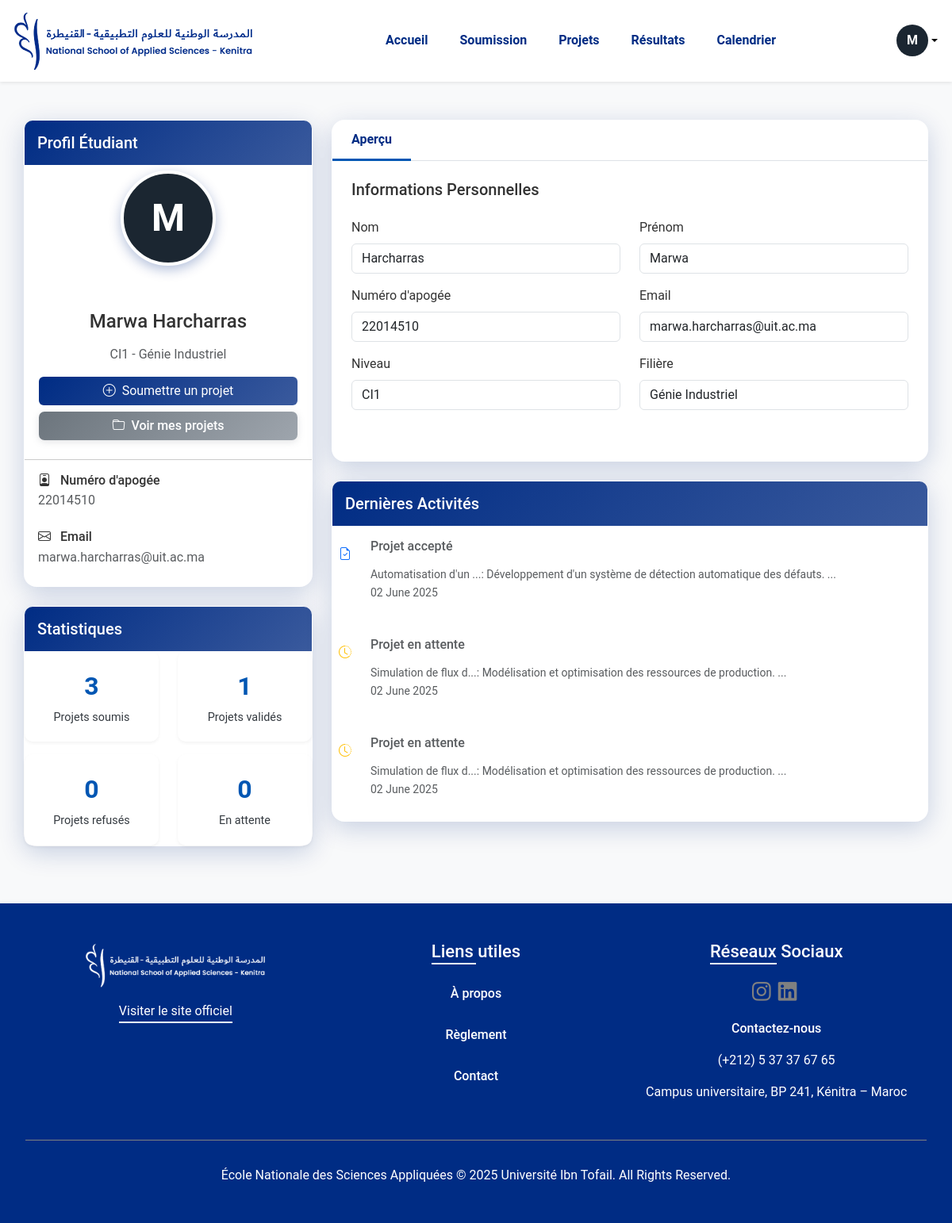
Page /student/profil_vf/profil.php (signed in) on the committed database.
### tables this page shows
CREATE TABLE `student` (
  `APOGEE` int(11) NOT NULL,
  `NOM` varchar(50) DEFAULT NULL,
  `PRENOM` varchar(50) DEFAULT NULL,
  `EMAIL_INST` varchar(100) DEFAULT NULL,
  `PASSWRD` varchar(255) DEFAULT NULL,
  `FILIERE` varchar(50) DEFAULT NULL,
  `NIV` varchar(20) DEFAULT NULL,
  `AVATAR` varchar(255) DEFAULT NULL,
  `IMG` varchar(255) DEFAULT NULL,
  `GOOGLE_ID` varchar(255) DEFAULT NULL
);

CREATE TABLE `project` (
  `ID_PROJECT` int(11) NOT NULL,
  `NOM` varchar(100) DEFAULT NULL,
  `DESCRIPTION` text DEFAULT NULL,
  `TYPE` varchar(50) DEFAULT NULL,
  `CATEGORIE` varchar(100) DEFAULT NULL,
  `FICHIER` varchar(255) DEFAULT NULL,
  `FILE1` varchar(255) DEFAULT NULL,
  `FILE2` varchar(255) DEFAULT NULL,
  `FILE3` varchar(255) DEFAULT NULL,
  `AIMER` int(11) DEFAULT NULL,
  `CLAP` int(11) DEFAULT NULL,
  `SUPPORT` int(11) DEFAULT NULL,
  `NOTE` decimal(4,2) DEFAULT NULL,
  `STATUT_STU` varchar(50) DEFAULT NULL,
  `COMENTS` text DEFAULT NULL,
  `IMG` varchar(255) DEFAULT NULL,
  `ID_PROF` int(11) DEFAULT NULL,
  `APOGEE` int(11) DEFAULT NULL,
  `DATE_DEP` date DEFAULT NULL,
  `SEMESTRE` varchar(100) DEFAULT NULL,
  `TECHNOLOGIE` varchar(500) DEFAULT NULL,
  `etat` varchar(120) DEFAULT NULL,
  `STATUT` varchar(100) DEFAULT NULL
);

### student/profil_vf/profil.php (the view, shortened to what the rows shown need)
<?php
require_once('../connexion_folder_vf/db_config.php');
$apogee = $_SESSION['APOGEE'];
try {
    $query = "SELECT * FROM student WHERE APOGEE = ?";
    $stmt = $conn->prepare($query);
    $stmt->execute([$apogee]);
    $student = $stmt->fetch();
} catch (PDOException $e) {
    error_log("Erreur de base de données: " . $e->getMessage());
    die("Une erreur est survenue lors de la récupération des données.");
} catch (Exception $e) {
    die($e->getMessage());
}
$avatar_color = $_SESSION['AVATAR_COLOR'] ?? '#1B2631';
$avatar_char = $student['AVATAR'] ?? substr($student['PRENOM'], 0, 1);
?>
<!DOCTYPE html>
<html lang="fr">
<head>
    <link rel="stylesheet" href="https://cdn.jsdelivr.net/npm/bootstrap@5.3.3/dist/css/bootstrap.min.css">
    <link rel="stylesheet" href="https://cdn.jsdelivr.net/npm/bootstrap-icons@1.11.3/font/bootstrap-icons.min.css">
    <link rel="stylesheet" href="https://cdnjs.cloudflare.com/ajax/libs/font-awesome/6.5.0/css/all.min.css">
    <link rel="stylesheet" href="style.css">
</head>
<body>
    <header class="header-wrapper bg-white shadow-sm">
        <nav class="navbar navbar-expand-lg navbar-light container">
            <div class="d-flex align-items-center gap-3 links_container">
                <div class="dropdown">
                    <a href="#" class="d-flex align-items-center text-black text-decoration-none dropdown-toggle" id="dropdownUser" data-bs-toggle="dropdown" aria-expanded="false">
                            <div class="avatar-circle" style="background-color: <?php echo htmlspecialchars($avatar_color); ?>; width:40px; height: 40px;">
                                <?php echo htmlspecialchars($avatar_char); ?>
                            </div>
                    </a>
                </div>
            </div>
        </nav>
    </header>
    <?php
function limitChars($string, $limit, $suffix = '...') {
    if (strlen($string) > $limit) {
        return substr($string, 0, $limit) . $suffix;
    }
    return $string;
}
?>
    <section class="py-5">
        <div class="container">
            <div class="row">
                <div class="col-lg-4 mb-4 mb-lg-0">
                    <div class="ensa-card mb-4">
                        <div class="card-body text-center">
                            <div class="text-center mb-3">
                                <div class="profile-img-container position-relative mb-5" style="margin-bottom: 70px;">
                                        <div class="avatar-circle profile-img mb-2 big_profile_img" style="background-color: <?php echo htmlspecialchars($avatar_color); ?>; width:120px; height:120px; font-size:48px; line-height:120px;">
                                            <?php echo htmlspecialchars($avatar_char); ?>
                                        </div>
                                </div>
                            </div>
                            <h4 class="mb-1"><?php echo htmlspecialchars($student['PRENOM'] . ' ' . $student['NOM']); ?></h4>
                            <p class="text-muted mb-3"><?php echo htmlspecialchars($student['NIV']); ?> - <?php echo htmlspecialchars($student['FILIERE']); ?></p>
                            <div class="buttons_container d-grid gap-2 mb-4">
                                <a href="../soumission_folder_vf/soumission.php" class="btn ensa-btn-primary">
                                </a>
                                <a href="../projets_historique_folder_vf_projets/projets.php" class="btn ensa-btn-secondary">
                                </a>
                            </div>
                            <hr>
                            <div class="info_container row text-start">
                                <div class="col-12 mb-4">
                                    <h6 class="mb-1">
                                        <i class="bi bi-person-badge me-2"></i>
                                        Numéro d'apogée
                                    </h6>
                                    <span class="text-muted"><?php echo htmlspecialchars($student['APOGEE']); ?></span>
                                </div>
                                <div class="col-12 mb-4">
                                    <h6 class="mb-1">
                                        <i class="bi bi-envelope me-2"></i>
                                        Email
                                    </h6>
                                    <span class="text-muted"><?php echo htmlspecialchars($student['EMAIL_INST']); ?></span>
                                </div>
                            </div>
                        </div>
                    </div>
                </div>
                <div class="col-lg-8">
                    <div class="ensa-card mb-4">
                        <div class="card-body p-0">
                            <div class="tab-content p-4" id="profileTabContent">
                                <div class="tab-pane fade show active" id="overview-tab-pane" role="tabpanel" aria-labelledby="overview-tab" tabindex="0">
                                    <div class="row mb-4">
                                        <div class="col-md-6 mb-3">
                                            <label class="form-label">Nom</label>
                                            <input type="text" class="form-control" value="<?php echo htmlspecialchars($student['NOM']); ?>" readonly>
                                        </div>
                                        <div class="col-md-6 mb-3">
                                            <label class="form-label">Prénom</label>
                                            <input type="text" class="form-control" value="<?php echo htmlspecialchars($student['PRENOM']); ?>" readonly>
                                        </div>
                                        <div class="col-md-6 mb-3">
                                            <label class="form-label">Numéro d'apogée</label>
                                            <input type="text" class="form-control" value="<?php echo htmlspecialchars($student['APOGEE']); ?>" readonly>
                                        </div>
                                        <div class="col-md-6 mb-3">
                                            <label class="form-label">Email</label>
                                            <input type="email" class="form-control" value="<?php echo htmlspecialchars($student['EMAIL_INST']); ?>" readonly>
                                        </div>
                                        <div class="col-md-6 mb-3">
                                            <label class="form-label">Niveau</label>
                                            <input type="text" class="form-control" value="<?php echo htmlspecialchars($student['NIV']); ?>" readonly>
                                        </div>
                                        <div class="col-md-6 mb-3">
                                            <label class="form-label">Filière</label>
                                            <input type="text" class="form-control" value="<?php echo htmlspecialchars($student['FILIERE']); ?>" readonly>
                                        </div>
                                    </div>
                                </div>
                            </div>
                        </div>
                    </div>
                    <div class="ensa-card">
                        <div class="card-body">
                            <div class="list-group list-group-flush">
                                <?php
                                try {
                                    $activities_query = "SELECT * FROM project WHERE APOGEE = ? ORDER BY DATE_DEP DESC LIMIT 3";
                                    $activities_stmt = $conn->prepare($activities_query);
                                    $activities_stmt->execute([$apogee]);
                                    if ($activities_stmt->rowCount() > 0) {
                                        while ($activity = $activities_stmt->fetch()) {
                                            $icon = '';
                                            $text_class = 'text-muted';
                                            $date = $activity['DATE_DEP'] ? date('d F Y', strtotime($activity['DATE_DEP'])) : 'Date inconnue';
                                            if ($activity['STATUT_STU'] === 'validé') {
                                                $icon = 'bi-file-earmark-check text-primary';
                                                $status_text = 'Projet accepté';
                                            } elseif ($activity['STATUT_STU'] === 'refusé') {
                                                $icon = 'bi-file-earmark-excel text-danger';
                                                $status_text = 'Projet refusé';
                                                $text_class = 'text-danger';
                                            } else {
                                                $icon = 'bi-clock-history text-warning';
                                                $status_text = 'Projet en attente';
                                            }
                                            ?>
                                            <div class="list-group-item border-0 px-0 py-3">
                                                <div class="d-flex">
                                                    <div class="p-2 me-3">
                                                        <i class="bi <?php echo $icon; ?>"></i>
                                                    </div>
                                                    <div>
                                                        <h6 class="mb-1 <?php echo $text_class; ?>"><?php echo $status_text; ?></h6>
                                                        <p class="mb-0 text-muted small"><?php echo htmlspecialchars(limitChars($activity['NOM'],20)); ?>: <?php echo htmlspecialchars(substr($activity['DESCRIPTION'], 0, 200)); ?>...</p>
                                                        <span class="text-muted small"><?php echo $date; ?></span>
                                                    </div>
                                                </div>
                                            </div>
                                            <?php
                                        }
                                    } else {
                                        echo '<p class="text-muted">Aucune activité récente</p>';
                                    }
                                } catch (PDOException $e) {
                                    error_log("Erreur lors de la récupération des activités: " . $e->getMessage());
                                    echo '<p class="text-muted">Erreur lors du chargement des activités</p>';
                                }
                                ?>
                            </div>
                        </div>
                    </div>
                </div>
            </div>
        </div>
    </section>
</body>
</html>

### rows in the picture
student: AVATAR "M", PRENOM+NOM "Marwa Harcharras", NIV "CI1", FILIERE "Génie Industriel", APOGEE "22014510", EMAIL_INST "marwa.harcharras@uit.ac.ma", NOM "Harcharras", PRENOM "Marwa"
project: STATUT_STU "Projet accepté", NOM "Automatisation d'un ...", DESCRIPTION "Développement d'un système de détection automatique des défauts.", DATE_DEP "02 June 2025"
project: STATUT_STU "Projet en attente", NOM "Simulation de flux d...", DESCRIPTION "Modélisation et optimisation des ressources de production.", DATE_DEP "02 June 2025"
project: STATUT_STU "Projet en attente", NOM "Simulation de flux d...", DESCRIPTION "Modélisation et optimisation des ressources de production.", DATE_DEP "02 June 2025"

### other values in the picture
$stats['total'] "3"
$stats['accepted'] "1"
$stats['rejected'] "0"
$stats['pending'] "0"
